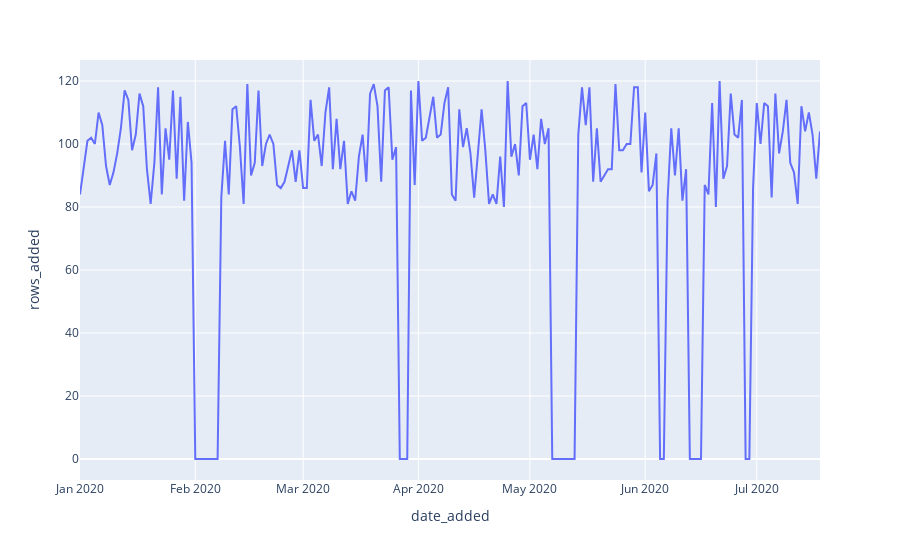

Source (notebook cell):
### Code cell
show_line_query_plot('queries/freshness/rows-added.sql', 'date_added', 'rows_added').show()

### Figure 1 — Plotly figure (JSON) as saved in the notebook; plotly's stock layout.template omitted (floating-point values rounded to 4 significant figures; data arrays with more than 128 entries replaced by an {"elided": "..."} marker saying what was removed)
{"data": [{"hovertemplate": "date_added=%{x}<br>rows_added=%{y}<extra></extra>", "legendgroup": "", "line": {"color": "#636efa", "dash": "solid"}, "mode": "lines", "name": "", "orientation": "v", "showlegend": false, "type": "scatter", "x": {"elided": "200 str values"}, "xaxis": "x", "y": {"elided": "200 int values"}, "yaxis": "y"}], "layout": {"legend": {"tracegroupgap": 0}, "margin": {"t": 60}, "xaxis": {"anchor": "y", "domain": [0, 1], "title": {"text": "date_added"}}, "yaxis": {"anchor": "x", "domain": [0, 1], "title": {"text": "rows_added"}}}}
